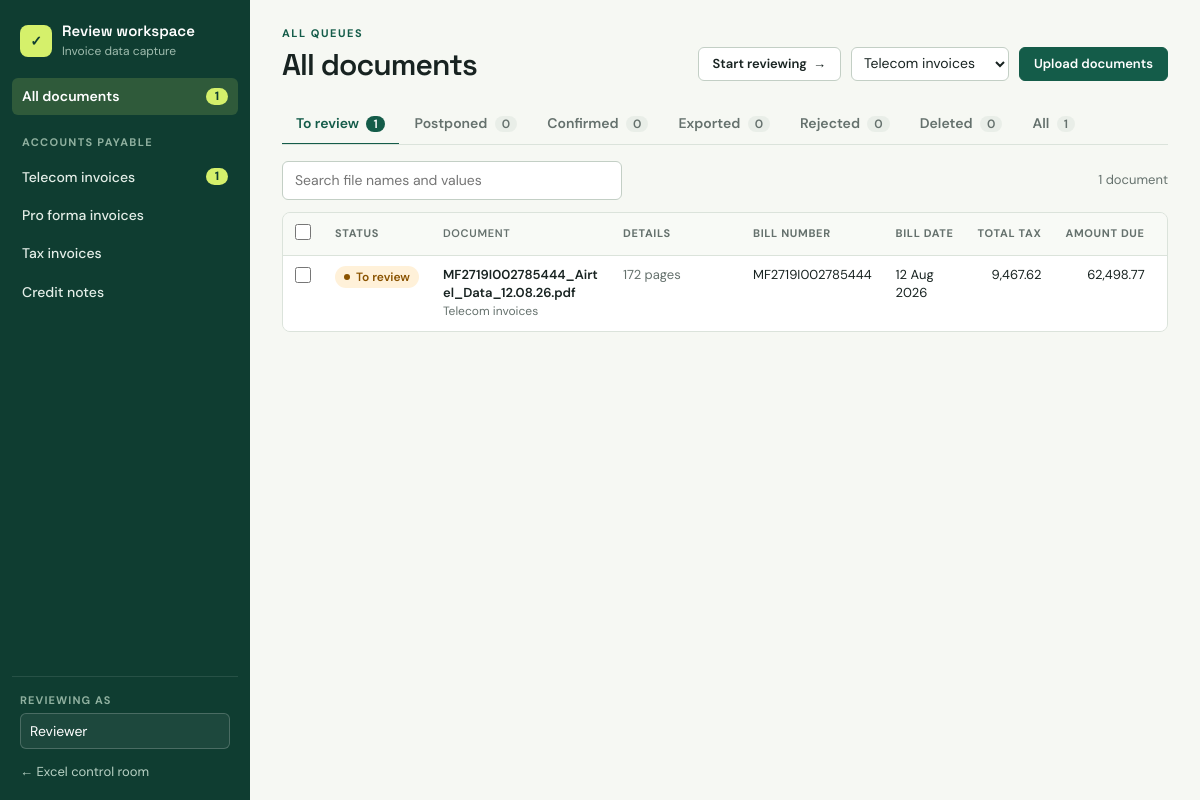
Page /review/documents on the committed database.
### tables this page shows
CREATE TABLE documents (
    id INTEGER PRIMARY KEY AUTOINCREMENT,
    queue TEXT NOT NULL,
    file_name TEXT NOT NULL,
    stored_name TEXT NOT NULL,
    status TEXT NOT NULL,
    previous_status TEXT,
    vendor TEXT,
    has_text INTEGER NOT NULL DEFAULT 1,
    page_count INTEGER NOT NULL DEFAULT 0,
    pages TEXT NOT NULL DEFAULT '[]',
    fields TEXT NOT NULL DEFAULT '{}',
    tables TEXT NOT NULL DEFAULT '{}',
    labels TEXT NOT NULL DEFAULT '[]',
    note TEXT,
    automated INTEGER NOT NULL DEFAULT 0,
    time_spent REAL NOT NULL DEFAULT 0,
    export_file TEXT,
    created_at TEXT NOT NULL,
    created_by TEXT,
    modified_at TEXT,
    modified_by TEXT,
    confirmed_at TEXT,
    confirmed_by TEXT,
    exported_at TEXT,
    exported_by TEXT,
    rejected_at TEXT,
    rejected_by TEXT,
    deleted_at TEXT,
    deleted_by TEXT
);

### review.py (the view)
@review_bp.get("/documents")
def documents():
    ws = workspace()
    args = list_args(request.args)
    everything = ws.store.list_documents()
    matching = ws.list_documents(**args, documents=everything)
    page_size = int(ws.config.get("page_size", 50))
    page_count = max(1, math.ceil(len(matching) / page_size))
    page = min(max(request.args.get("page", 1, type=int), 1), page_count)
    review_args = {**args, "tab": "to_review", "q": "", "label": ""}
    waiting = [document for document in ws.list_documents(**review_args, documents=everything) if document["status"] == "to_review"]
    start_url = url_for("review.document", document_id=waiting[0]["id"], **list_query(review_args)) if waiting else None
    queue_workspace = next((space["name"] for space in ws.workspaces if any(queue["id"] == args["queue"] for queue in space["queues"])), None)
    rows = [ws.list_row(document) for document in matching[(page - 1) * page_size: page * page_size]]
    return render_template(
        "review/dashboard.html",
        ws=ws,
        args=args,
        rows=rows,
        show_labels=any(row["labels"] for row in rows),
        total=len(matching),
        page=page,
        page_count=page_count,
        page_size=page_size,
        counts=ws.counts(everything),
        labels=ws.labels_in_use(everything),
        tabs=TABS,
        tab_label=dict(TABS)[args["tab"]],
        stamp=TAB_STAMPS.get(args["tab"], UPLOADED_STAMP),
        bulk_actions=[(action, ACTION_TITLES[action]) for action in BULK_ACTIONS[args["tab"]]],
        queue_title=ws.queues.get(args["queue"], "All documents"),
        queue_workspace=queue_workspace,
        start_url=start_url,
        list_query=list_query,
        reviewer=reviewer(),
    )

### review.py (called while the page is built)
def workspace() -> ReviewWorkspace:
    with _workspace_lock:
        if "review_workspace" not in current_app.extensions:
            current_app.extensions["review_workspace"] = ReviewWorkspace(
                PROJECT_ROOT,
                Path(current_app.config.get("REVIEW_CONFIG_PATH", CONFIG_PATH)),
                background=not current_app.config.get("REVIEW_SYNC_IMPORTS", False),
            )
        return current_app.extensions["review_workspace"]

def reviewer() -> str:
    return session.get("reviewer") or workspace().config.get("default_reviewer", "Reviewer")

def csrf_token() -> str:
    if "review_csrf" not in session:
        session["review_csrf"] = secrets.token_urlsafe(16)
    return session["review_csrf"]

def list_args(source) -> dict:
    ws = workspace()
    args = {key: (source.get(key) or default).strip() for key, default in LIST_DEFAULTS.items()}
    if args["queue"] != "all" and args["queue"] not in ws.queues:
        args["queue"] = "all"
    if args["tab"] not in TAB_STATUSES:
        args["tab"] = "to_review"
    if args["sort"] not in ws.sort_keys:
        args["sort"] = "created_at"
    if args["dir"] not in ("asc", "desc"):
        args["dir"] = "desc"
    return args

def list_query(args: dict, **overrides) -> dict:
    merged = {**args, **overrides}
    return {key: value for key, value in merged.items() if value != LIST_DEFAULTS.get(key)}

def indian_amount(value) -> str:
    number = parse_number(str(value)) if value not in (None, "") else None
    if number is None:
        return "" if value in (None, "") else str(value)
    whole, _, fraction = f"{abs(number):.2f}".partition(".")
    head, groups = whole[:-3], [whole[-3:]]
    while head:
        groups.insert(0, head[-2:])
        head = head[:-2]
    return f"{'-' if number < 0 else ''}{','.join(groups)}.{fraction}"

@review_bp.app_template_filter("review_value")
def review_value(value, definition: dict | None = None) -> str:
    if value is None or value == "":
        return ""
    kind = (definition or {}).get("type")
    if kind == "number":
        return indian_amount(value)
    if kind == "date":
        try:
            return date.fromisoformat(value).strftime("%d %b %Y")
        except ValueError:
            return value
    return value

@review_bp.app_context_processor
def review_template_helpers():
    return {"review_csrf_token": csrf_token}

### src/review_schema.py (called while the page is built)
def iter_fields(schema: dict):
    for section in schema["sections"]:
        yield from section["fields"]

### templates/review/dashboard.html (shortened to what this page needs)
{% extends "review/base.html" %}
{% block body_class %}rv-dash{% endblock %}
{% macro sort_header(key, label, class_name='') -%}
  {% set active = args.sort == key %}
  {% set next_dir = 'asc' if active and args.dir == 'desc' else 'desc' %}
  <th class="{{ class_name }}" {% if active %}aria-sort="{{ 'ascending' if args.dir == 'asc' else 'descending' }}"{% endif %}>
    <a href="{{ url_for('review.documents', **list_query(args, sort=key, dir=next_dir)) }}">{{ label }}{% if active %}<span class="sort-arrow" aria-hidden="true">{{ '↑' if args.dir == 'asc' else '↓' }}</span>{% endif %}</a>
  </th>
{%- endmacro %}
{% block body %}
<aside class="dash-nav">
  <a class="dash-brand" href="{{ url_for('review.documents') }}">
    <span class="dash-logo" aria-hidden="true">✓</span>
    <span><b>Review workspace</b><small>Invoice data capture</small></span>
  </a>
  <nav class="dash-queues" aria-label="Queues">
    <a class="dash-queue{{ ' active' if args.queue == 'all' }}" href="{{ url_for('review.documents', **list_query(args, queue='all', q='', label='')) }}">
      <span>All documents</span>{% if counts['all']['to_review'] %}<span class="dash-count">{{ counts['all']['to_review'] }}</span>{% endif %}
    </a>
    {% for space in ws.workspaces %}
      <p class="dash-space">{{ space.name }}</p>
      {% for queue in space.queues %}
        <a class="dash-queue{{ ' active' if args.queue == queue.id }}" href="{{ url_for('review.documents', **list_query(args, queue=queue.id, q='', label='')) }}">
          <span>{{ queue.name }}</span>{% if counts[queue.id]['to_review'] %}<span class="dash-count">{{ counts[queue.id]['to_review'] }}</span>{% endif %}
        </a>
      {% endfor %}
    {% endfor %}
  </nav>
  <div class="dash-nav-foot">
    <form class="dash-reviewer" method="post" action="{{ url_for('review.set_reviewer') }}">
      <label for="reviewer-name">Reviewing as</label>
      <input id="reviewer-name" name="name" value="{{ reviewer }}" maxlength="60" autocomplete="name">
    </form>
    <a class="dash-back" href="{{ url_for('dashboard') }}">← Excel control room</a>
  </div>
</aside>
<main class="dash-main">
  <header class="dash-head">
    <div>
      <p class="dash-eyebrow">{{ queue_workspace or 'All queues' }}</p>
      <h1>{{ queue_title }}</h1>
    </div>
    <div class="dash-head-actions">
      {% if start_url %}<a class="rv-btn" href="{{ start_url }}">Start reviewing <span aria-hidden="true">→</span></a>{% endif %}
      <form id="upload-form" method="post" action="{{ url_for('review.upload') }}" enctype="multipart/form-data">
        {% if args.queue == 'all' %}
          <select id="upload-queue" name="queue" class="rv-select">
            {% for queue_id, name in ws.queues.items() %}<option value="{{ queue_id }}"{{ ' selected' if queue_id == ws.default_queue }}>{{ name }}</option>{% endfor %}
          </select>
        {% else %}
          <input type="hidden" name="queue" value="{{ args.queue }}">
        {% endif %}
        <label class="rv-btn rv-btn-primary" for="upload-input" tabindex="0" role="button">Upload documents</label>
      </form>
    </div>
  </header>
  <nav class="dash-tabs" aria-label="Status">
    {% for key, label in tabs %}
      <a class="dash-tab{{ ' active' if args.tab == key }}" href="{{ url_for('review.documents', **list_query(args, tab=key)) }}"{% if args.tab == key %} aria-current="page"{% endif %}>
        {{ label }} <span>{{ counts[args.queue][key] }}</span>
      </a>
    {% endfor %}
  </nav>
  <div class="dash-toolbar">
    <form class="dash-search" method="get" action="{{ url_for('review.documents') }}" role="search">
      <input type="search" name="q" value="{{ args.q }}" placeholder="Search file names and values" aria-label="Search documents" id="dash-search">
    </form>
    <p class="dash-total">{{ total }} document{{ '' if total == 1 else 's' }}</p>
  </div>
  <form id="bulk-form" method="post" action="{{ url_for('review.bulk') }}">
    <div class="dash-table-wrap">
      <table class="dash-table">
        <thead>
          <tr>
            <th class="col-check"><input type="checkbox" id="select-all" aria-label="Select all documents on this page"{{ ' disabled' if not rows }}></th>
            {{ sort_header('status', 'Status') }}
            {{ sort_header('file_name', 'Document', 'col-file') }}
            <th>Details</th>
            {% for column in ws.list_columns %}{{ sort_header(column.id, column.label, 'num' if column.type == 'number' else '') }}{% endfor %}
          </tr>
        </thead>
        <tbody>
          {% for row in rows %}
            {% set href = url_for('review.document', document_id=row.id, **list_query(args)) %}
            <tr class="dash-row" data-href="{{ href }}" data-status="{{ row.status }}">
              <td class="col-check"><input type="checkbox" name="ids" value="{{ row.id }}" aria-label="Select {{ row.file_name }}"></td>
              <td><span class="rv-status s-{{ row.status }}">{{ row.status_label }}</span></td>
              <td class="col-file">
                <a href="{{ href }}">{{ row.file_name }}</a>
                {% if args.queue == 'all' %}<small>{{ row.queue_name }}</small>{% endif %}
              </td>
              <td class="col-details">
                {% if row.status == 'importing' %}
                  <span class="rv-spinner rv-spinner-small" aria-hidden="true"></span> Extracting…
                {% else %}
                  <span class="dash-pages">{{ row.page_count }} page{{ '' if row.page_count == 1 else 's' }}</span>
                {% endif %}
              </td>
              {% for column in ws.list_columns %}
                <td class="{{ 'num' if column.type == 'number' }}">{{ row.cells[column.id] | review_value(column) }}</td>
              {% endfor %}
            </tr>
          {% endfor %}
        </tbody>
      </table>
    </div>
  </form>
</main>
{% endblock %}

### templates/review/base.html (shortened to what this page needs)
<!doctype html>
<html lang="en">
<head>
  <link rel="stylesheet" href="{{ url_for('static', filename='review.css') }}">
</head>
<body class="{% block body_class %}{% endblock %}">
{% block body %}{% endblock %}
</body>
</html>

### rows in the picture
documents: status_label "To review", file_name "MF2719I002785444_Airtel_Data_12.08.26.pdf", queue_name "Telecom invoices", page_count "172", page_count "s", cells "MF2719I002785444" "12 Aug 2026" "9,467.62" "62,498.77"

### other values in the picture
{{ counts['all']['to_review'] }} "1"
{{ space.name }} "ACCOUNTS PAYABLE"
{{ queue.name }} "Telecom invoices" "Pro forma invoices" "Tax invoices" "Credit notes"
{{ counts[queue.id]['to_review'] }} "1"
{{ queue_workspace or 'All queues' }} "ALL QUEUES"
{{ queue_title }} "All documents"
{{ label }} "To review" "Postponed" "Confirmed" "Exported" "Rejected" "Deleted" "All"
{{ counts[args.queue][key] }} "1" "0" "0" "0" "0" "0" "1"
{{ total }} "1"
{{ label }} "STATUS DOCUMENT" "BILL NUMBER" "BILL DATE" "TOTAL TAX" "AMOUNT DUE"
form field queue "Telecom invoices"
